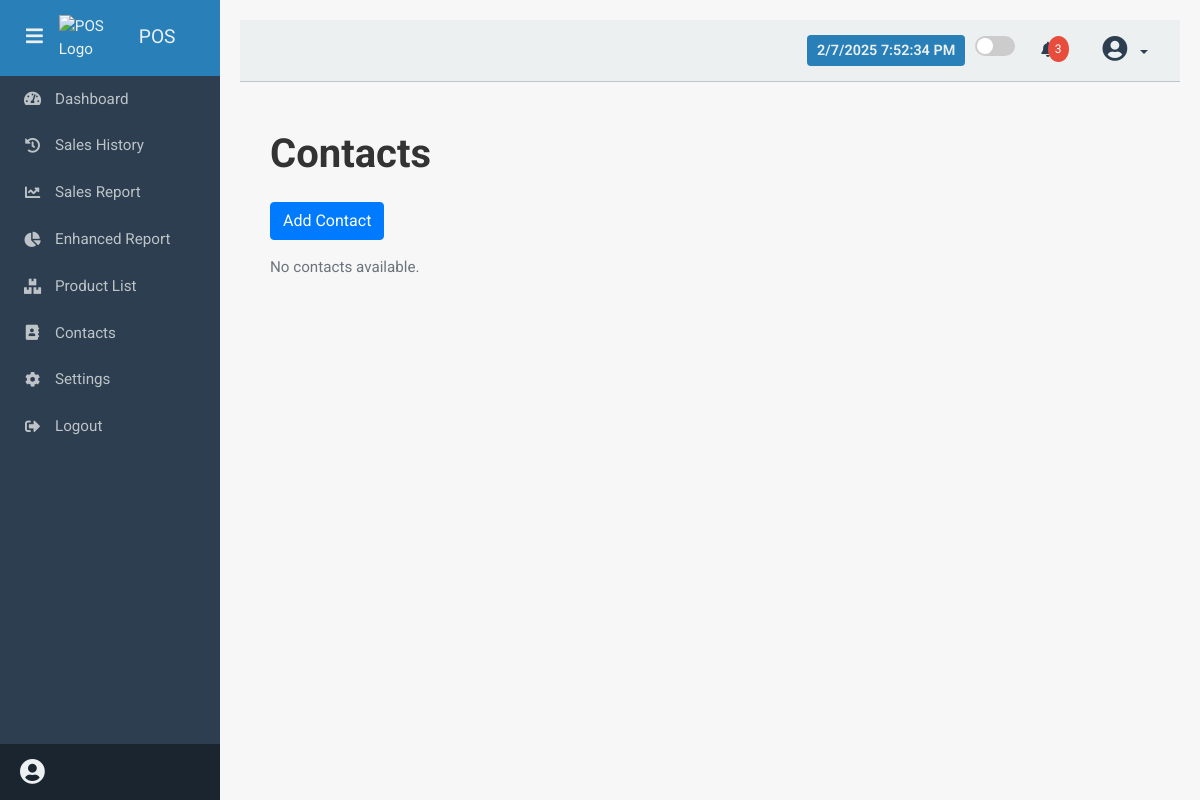
The page /contacts/ on the database as committed earlier.
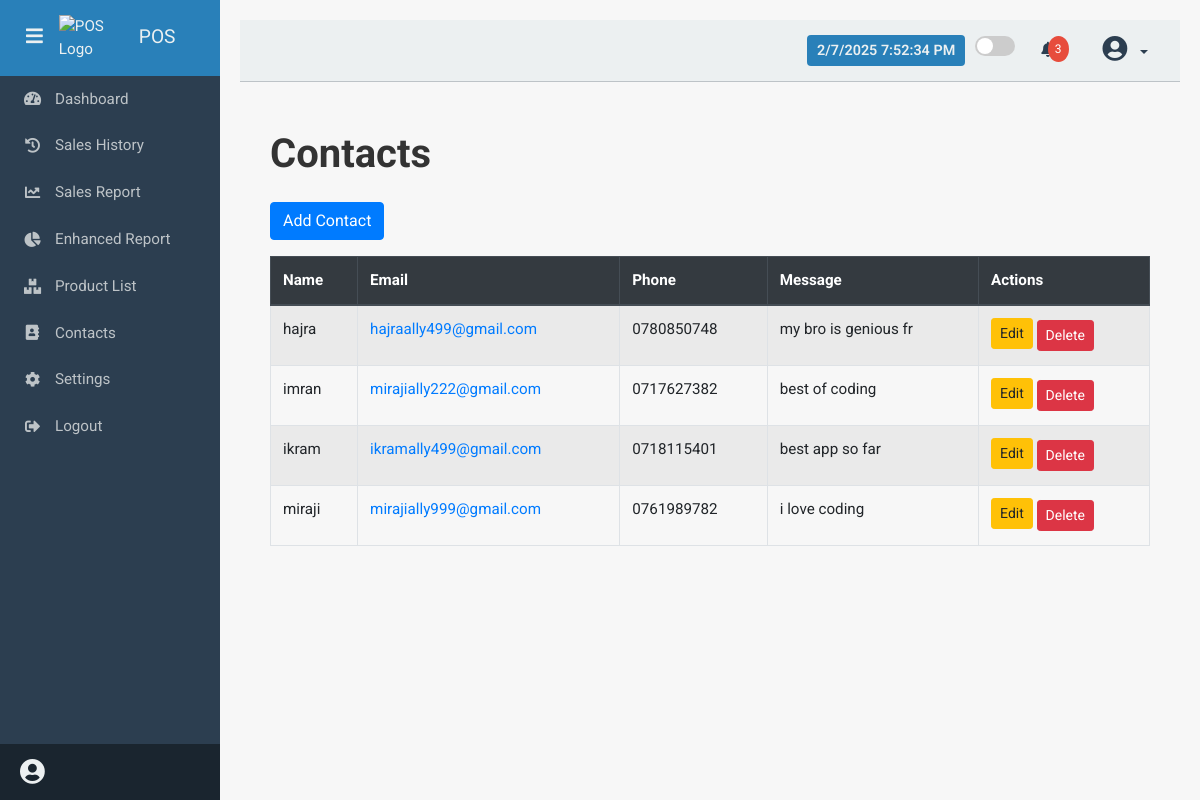
The same page on the database as committed later.
### pos/models.py (models this page shows, shortened)
class Contact(models.Model):
    name = models.CharField(max_length=200)
    email = models.EmailField()
    phone = models.CharField(max_length=20, blank=True)
    message = models.TextField()
    created_at = models.DateTimeField(auto_now_add=True)

### pos/views.py (the view)
# urls.py: path('contacts/', contacts_list, name='contacts_list'),
def contacts_list(request):
    contacts = Contact.objects.all().order_by('-created_at')
    return render(request, 'pos/contacts_list.html', {'contacts': contacts})

### pos/templates/pos/contacts_list.html (shortened to what this page needs)
{% extends "base.html" %}
{% block content %}
<div class="container mt-5">
  <h1 class="mb-4">Contacts</h1>
  <a href="{% url 'add_contact' %}" class="btn btn-primary mb-3">Add Contact</a>
  {% if contacts %}
    <table class="table table-striped table-bordered">
      <thead class="thead-dark">
        <tr>
          <th>Name</th>
          <th>Email</th>
          <th>Phone</th>
          <th>Message</th>
          <th>Actions</th>
        </tr>
      </thead>
      <tbody>
        {% for contact in contacts %}
          <tr>
            <td>{{ contact.name }}</td>
            <td><a href="mailto:{{ contact.email }}">{{ contact.email }}</a></td>
            <td>{% if contact.phone %}{{ contact.phone }}{% else %}N/A{% endif %}</td>
            <td>{{ contact.message }}</td>
            <td>
              <a href="{% url 'edit_contact' contact.pk %}" class="btn btn-sm btn-warning mb-1">Edit</a>
              <a href="{% url 'delete_contact' contact.pk %}" class="btn btn-sm btn-danger">Delete</a>
            </td>
          </tr>
        {% endfor %}
      </tbody>
    </table>
  {% else %}
    <p class="text-muted">No contacts available.</p>
  {% endif %}
</div>
{% endblock %}

### pos/templates/base.html (shortened to what this page needs)
{% load static %}
<!DOCTYPE html>
<html lang="en">
<head>
  <link href="https://stackpath.bootstrapcdn.com/bootstrap/4.5.2/css/bootstrap.min.css" rel="stylesheet" />
  <link rel="stylesheet" href="https://cdnjs.cloudflare.com/ajax/libs/font-awesome/5.15.1/css/all.min.css" />
</head>
<body>
  <div id="sidebar">
    <div>
      <div class="sidebar-header">
        <button id="toggle-btn" class="toggle-btn">
          <i class="fas fa-bars"></i>
        </button>
        <img src="{% static 'images/pos%20logo.png' %}" alt="POS Logo" class="pos-logo">
        <span class="title">POS</span>
      </div>
      <nav class="sidebar-nav">
        <a href="{% url 'cashier_dashboard' %}">
          <i class="fas fa-tachometer-alt"></i>
          <span class="menu-text">Dashboard</span>
        </a>
        <a href="{% url 'sales_history' %}">
          <i class="fas fa-history"></i>
          <span class="menu-text">Sales History</span>
        </a>
        <a href="{% url 'sales_report' %}">
          <i class="fas fa-chart-line"></i>
          <span class="menu-text">Sales Report</span>
        </a>
        <a href="{% url 'enhanced_sales_report' %}">
          <i class="fas fa-chart-pie"></i>
          <span class="menu-text">Enhanced Report</span>
        </a>
        <a href="{% url 'product_list' %}">
          <i class="fas fa-boxes"></i>
          <span class="menu-text">Product List</span>
        </a>
        <a href="{% url 'contacts_list' %}">
          <i class="fas fa-address-book"></i>
          <span class="menu-text">Contacts</span>
        </a>
        <a href="{% url 'settings' %}">
          <i class="fas fa-cog"></i>
          <span class="menu-text">Settings</span>
        </a>
        <a href="{% url 'logout' %}">
          <i class="fas fa-sign-out-alt"></i>
          <span class="menu-text">Logout</span>
        </a>
      </nav>
    </div>
    <div class="sidebar-footer">
      <i class="fas fa-user-circle"></i>
    </div>
  </div>
  <div id="content">
    <nav class="navbar navbar-expand-lg navbar-light">
      <div class="ml-auto d-flex align-items-center">
        <div id="datetime"></div>
        <div class="theme-toggle">
          <label class="switch">
            <span class="slider"></span>
          </label>
        </div>
        <div class="position-relative mr-3">
          <a class="nav-link" href="#" id="notificationDropdown" data-toggle="dropdown">
            <span class="notification-badge">3</span>
          </a>
        </div>
        <div class="user-dropdown dropdown">
          <a class="nav-link dropdown-toggle" href="#" id="userDropdown" data-toggle="dropdown">
            <i class="fas fa-user-circle"></i>
          </a>
        </div>
      </div>
    </nav>
    <div class="container-fluid mt-4">
      {% block content %}
      {% endblock %}
    </div>
  </div>
</body>
</html>

### pos/templates/base.html (style rules this page uses)
body { font-family: 'Roboto', sans-serif; background-color: #f7f7f7; color: #333; font-size: 0.95rem; }
h1, h2, h3 { font-weight: 700; }
#sidebar { position: fixed; top: 0; left: 0; width: 220px; height: 100%; background-color: #2c3e50; color: #ecf0f1; transition: width 0.3s ease; overflow: hidden; z-index: 1000; display: flex; flex-direction: column; justify-content: space-between; padding: 0; }
.sidebar-header { display: flex; align-items: center; justify-content: flex-start; padding: 15px 20px; background: #2980b9; }
.sidebar-header .title { font-size: 1.2rem; white-space: nowrap; }
.toggle-btn { background: transparent; border: none; color: #ecf0f1; font-size: 1.2rem; cursor: pointer; outline: none; margin-right: 10px; }
.pos-logo { max-width: 60px; height: auto; margin-right: 20px; }
.sidebar-nav { list-style: none; padding: 0; margin: 0; }
.sidebar-nav a { display: flex; align-items: center; padding: 12px 20px; color: #bdc3c7; text-decoration: none; transition: background 0.3s ease; }
.sidebar-nav a i { width: 25px; text-align: center; }
.menu-text { margin-left: 10px; transition: opacity 0.3s ease; }
.sidebar-footer { display: flex; align-items: center; padding: 15px 20px; background: #1a252f; }
.sidebar-footer i { font-size: 1.6rem; margin-right: 10px; }
#content { margin-left: 220px; transition: margin-left 0.3s ease; padding: 20px; }
.navbar { background-color: #ecf0f1; border-bottom: 1px solid #bdc3c7; }
.navbar .nav-link, .navbar .dropdown-item { color: #2c3e50; }
.notification-badge { position: absolute; top: 5px; right: 2px; padding: 4px 7px; border-radius: 50%; background: #e74c3c; color: white; font-size: 0.75rem; }
.user-dropdown i { font-size: 1.6rem; margin-right: 5px; }
#datetime { font-size: 0.9rem; font-weight: 600; background: #2980b9; color: #ecf0f1; padding: 5px 10px; border-radius: 4px; margin-right: 10px; }
.theme-toggle { display: flex; align-items: center; margin-right: 10px; }
.switch { position: relative; display: inline-block; width: 40px; height: 20px; }
.slider { position: absolute; cursor: pointer; top: 0; left: 0; right: 0; bottom: 0; background-color: #ccc; transition: .4s; border-radius: 20px; }
.slider:before { position: absolute; content: ""; height: 16px; width: 16px; left: 2px; bottom: 2px; background-color: white; transition: .4s; border-radius: 50%; }

Rows that differ between the two databases and show on the page:
added Contact: name "hajra", email "hajraally499@gmail.com", phone "0780850748", message "my bro is genious fr"
added Contact: name "imran", email "mirajially222@gmail.com", phone "0717627382", message "best of coding"
added Contact: name "ikram", email "ikramally499@gmail.com", phone "0718115401", message "best app so far"
added Contact: name "miraji", email "mirajially999@gmail.com", phone "0761989782", message "i love coding"
Other text that changed with them:
text no longer shown: "No contacts available."
text now shown: "Name Email Phone Message Actions"
